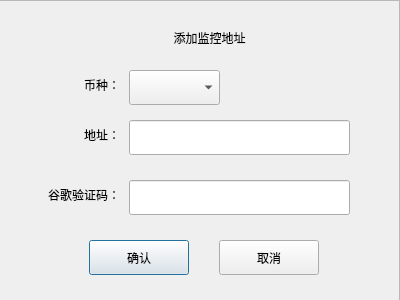
<?xml version="1.0" encoding="UTF-8"?>
<ui version="4.0">
 <class>CAdd_Big_Addr_Dlg</class>
 <widget class="QDialog" name="CAdd_Big_Addr_Dlg">
  <property name="geometry">
   <rect>
    <x>0</x>
    <y>0</y>
    <width>400</width>
    <height>300</height>
   </rect>
  </property>
  <property name="windowTitle">
   <string>Dialog</string>
  </property>
  <widget class="QFrame" name="frame">
   <property name="geometry">
    <rect>
     <x>-1</x>
     <y>0</y>
     <width>401</width>
     <height>301</height>
    </rect>
   </property>
   <property name="frameShape">
    <enum>QFrame::StyledPanel</enum>
   </property>
   <property name="frameShadow">
    <enum>QFrame::Raised</enum>
   </property>
   <widget class="QLabel" name="label">
    <property name="geometry">
     <rect>
      <x>160</x>
      <y>20</y>
      <width>101</width>
      <height>35</height>
     </rect>
    </property>
    <property name="text">
     <string>添加监控地址</string>
    </property>
    <property name="alignment">
     <set>Qt::AlignCenter</set>
    </property>
   </widget>
   <widget class="QLabel" name="lbl_AddBigAddr_coinType">
    <property name="geometry">
     <rect>
      <x>70</x>
      <y>70</y>
      <width>51</width>
      <height>30</height>
     </rect>
    </property>
    <property name="text">
     <string>币种：</string>
    </property>
    <property name="alignment">
     <set>Qt::AlignRight|Qt::AlignTrailing|Qt::AlignVCenter</set>
    </property>
   </widget>
   <widget class="QLabel" name="lbl_AddBigAddr_addr">
    <property name="geometry">
     <rect>
      <x>50</x>
      <y>120</y>
      <width>71</width>
      <height>30</height>
     </rect>
    </property>
    <property name="text">
     <string>地址：</string>
    </property>
    <property name="alignment">
     <set>Qt::AlignRight|Qt::AlignTrailing|Qt::AlignVCenter</set>
    </property>
   </widget>
   <widget class="QLabel" name="lbl_AddBigAddr_googleCode">
    <property name="geometry">
     <rect>
      <x>40</x>
      <y>180</y>
      <width>81</width>
      <height>30</height>
     </rect>
    </property>
    <property name="text">
     <string>谷歌验证码：</string>
    </property>
    <property name="alignment">
     <set>Qt::AlignRight|Qt::AlignTrailing|Qt::AlignVCenter</set>
    </property>
   </widget>
   <widget class="QComboBox" name="combo_CoinType">
    <property name="geometry">
     <rect>
      <x>130</x>
      <y>70</y>
      <width>91</width>
      <height>35</height>
     </rect>
    </property>
   </widget>
   <widget class="QLineEdit" name="le_address">
    <property name="geometry">
     <rect>
      <x>130</x>
      <y>120</y>
      <width>221</width>
      <height>35</height>
     </rect>
    </property>
   </widget>
   <widget class="QLineEdit" name="le_verify_code">
    <property name="geometry">
     <rect>
      <x>130</x>
      <y>180</y>
      <width>221</width>
      <height>35</height>
     </rect>
    </property>
   </widget>
   <widget class="QPushButton" name="btn_OK">
    <property name="geometry">
     <rect>
      <x>90</x>
      <y>240</y>
      <width>100</width>
      <height>35</height>
     </rect>
    </property>
    <property name="cursor">
     <cursorShape>PointingHandCursor</cursorShape>
    </property>
    <property name="text">
     <string>确认</string>
    </property>
   </widget>
   <widget class="QPushButton" name="btn_Cancel">
    <property name="geometry">
     <rect>
      <x>220</x>
      <y>240</y>
      <width>100</width>
      <height>35</height>
     </rect>
    </property>
    <property name="cursor">
     <cursorShape>PointingHandCursor</cursorShape>
    </property>
    <property name="text">
     <string>取消</string>
    </property>
   </widget>
  </widget>
 </widget>
 <resources/>
 <connections/>
</ui>
